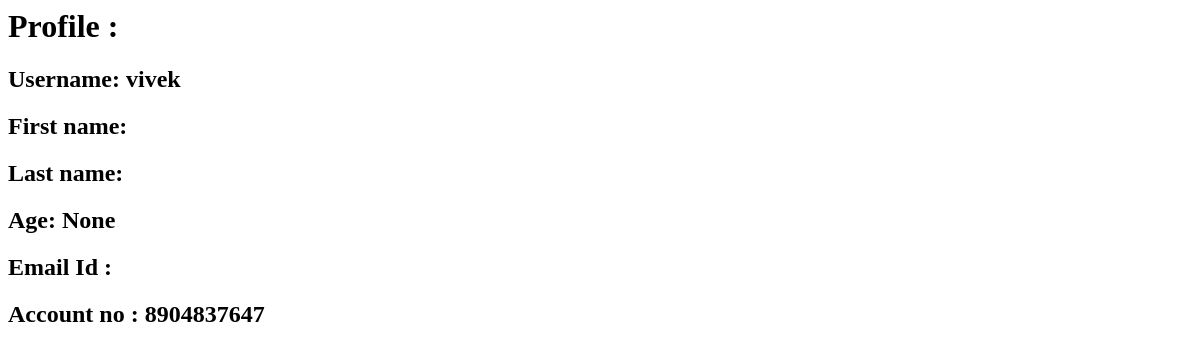
Page /users/detail/ (signed in) on the earlier database version.
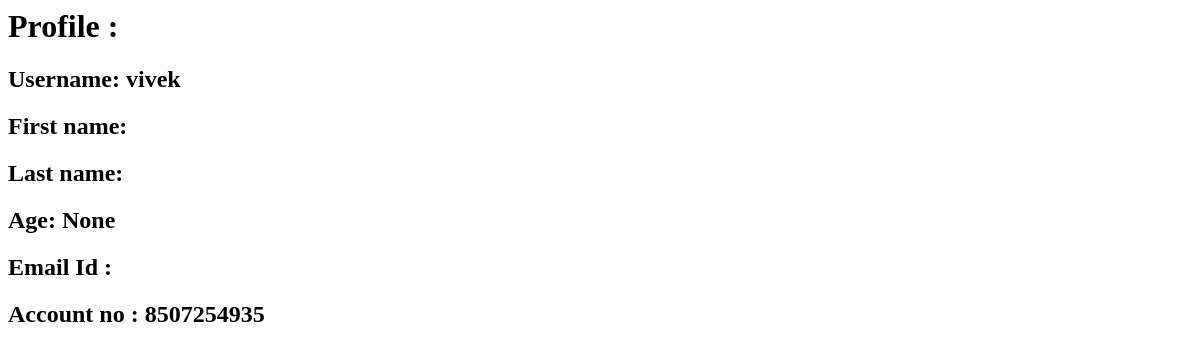
Same page on the later database version.
### users/models.py (models this page shows)
class CustomUser(AbstractUser):
    Image=models.ImageField(default="default.jpg",null=True,blank=True)
    Firstname=models.CharField(max_length=50,default="",null=False,blank=False)
    Lastname=models.CharField(max_length=50,default="",null=False,blank=False)
    age=models.PositiveIntegerField(null=True,blank=True)
    Email_ID= models.EmailField(max_length = 254,null=False,blank=False)
    unique_no=models.AutoField(primary_key=True)

### accounts/models.py (models this page shows, shortened)
class Account(models.Model):
    unique_no=models.OneToOneField(CustomUser,on_delete=models.CASCADE,primary_key=True)
    account_number = models.CharField(max_length = 10,blank=True,editable=False,unique=True,default=create_new_account_number())
    balance=models.PositiveIntegerField(default=0,null=False,blank=True)

### users/views.py (the view)
# urls.py: path('detail/',UserDetailView.as_view(),name='customerdetail'),
class UserDetailView(DetailView):
    model=CustomUser
    template_name='customerDetail.html'
    def get_object(self):
        return self.request.user

### templates/customerDetail.html
<h1>Profile :</h1>
<h2>Username: {{object.username}}</h2>
<h2>First name: {{object.Firstname}}</h2>
<h2>Last name: {{object.Lastname}}</h2>
<h2>Age: {{object.age}}</h2>
<h2>Email Id : {{object.Email_ID}}</h2>
{% if object.account%}
<h2>Account no : {{object.account.account_number}}</h2>
{%endif%}

Differences in the rows shown:
changed CustomUser "vivek": account.account_number "8904837647" → "8507254935"
